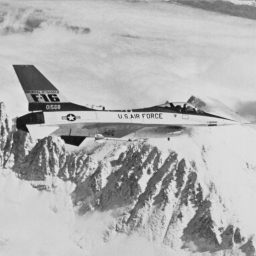
//> input picture Laplacian_Sharpening/Jetplane.bmp, 256 x 256 px
$ ./Laplacian   (built with g++ and OpenCV 4)
//> lines starting //> are read from the running program, lines starting //| are printed output that depends on the picture; after the words box and inside, x2 and y2 are one past the last pixel; in counts of white or black regions, pixels touching at a corner belong together
#define _CRT_SECURE_NO_WARNINGS //必須在include前
#include <cstdio>
#include <math.h>
#include <opencv2/opencv.hpp>
using namespace cv;
using namespace std;

// 畫直方圖Histogram
Mat Draw(Mat& src, int num) {
	Mat dstHist;
	int dims = 1;
	float hranges[] = { 0, 256 }; //範圍 0-255
	const float* ranges = { hranges };   //需要為const類型
	int size = 256;
	int channels = 0;

	// 計算圖像的直方圖
	calcHist(&src, 1, &channels, Mat(), dstHist, dims, &size, &ranges); //cv2.calcHist(影像, 通道, 遮罩, 區間數量, 數值範圍)
	Mat dstImage(size, size, CV_8U, Scalar(255)); // 0為黑色 255白色,scalar()背景亮度

	//找最大值和最小值
	double maxValue = 0;
	double minValue = 0;
	minMaxLoc(dstHist, &minValue, &maxValue, 0, 0); //在cv中用的是cvGetMinMaxHistValue

	//繪製直方圖
	//saturate_cast函數的作用即是:當運算完後，結果為負，則轉為0，結果超出255，則為255
	int htp = saturate_cast<int>(0.9 * size);
	for (int i = 0; i < 256; i++) {
		float binValue = dstHist.at<float>(i); //注意hist中是float類型
		//拉伸到0-max
		int realValue = static_cast<int>(binValue * htp * num / maxValue);
		line(dstImage, Point(i, size - 1), Point(i, 255 - realValue), Scalar(0));
	}
	return dstImage;
}

// 將圖像跟直方圖放在同一視窗
void showImage(Mat src1, Mat src2, String s)
{
	// 建構圖像的大小
	int width = src1.cols + src2.cols;
	int height = max(src1.rows, src2.rows);
	Mat MergeImage = Mat::zeros(Size(width, height), src1.type());
	// 建立圖像ROI:是從圖像中選擇的一個圖像區域，這個區域是你的圖像分析所關注的重點。
	Rect r1(0, 0, src1.cols, src1.rows);
	Rect r2(0, 0, src2.cols, src2.rows);
	r2.x = src1.cols;
	// copy內容
	src1.copyTo(MergeImage(r1));
	src2.copyTo(MergeImage(r2));
	imshow(s, MergeImage);
	//waitKey(0);
}

void Laplacian(Mat src, Mat dst , int mask[3][3])
{
	for (int i = 1; i < src.rows - 1; i++)
	{
		for (int j = 1; j < src.cols - 1; j++)
		{
			//saturate_cast函數的作用即是:當運算完後，結果為負，則轉為0，結果超出255，則為255
			dst.at<uchar>(i, j) = saturate_cast<uchar>(mask[1][1] * src.at<uchar>(i, j) +
				(mask[0][0] * src.at<uchar>(i - 1, j - 1) + mask[1][0] * src.at<uchar>(i, j - 1) + mask[2][0] * src.at<uchar>(i + 1, j - 1) +
					mask[0][1] * src.at<uchar>(i - 1, j) + mask[2][1] * src.at<uchar>(i + 1, j) +
					mask[0][2] * src.at<uchar>(i - 1, j + 1) + mask[1][2] * src.at<uchar>(i, j + 1) + mask[2][2] * src.at<uchar>(i + 1, j + 1)));
			//將算出來的拉普拉斯與原本值相加存回去
			dst.at<uchar>(i, j) = saturate_cast<uchar>(src.at<uchar>(i, j) +  dst.at<uchar>(i, j));
		}
	}
}

//  Laplacian mask 鄰域 ，差值越大凸顯臨邊
int mask1[3][3] = { 0, 1, 0, 1, -4, 1, 0, 1, 0 }; //四臨域，模糊臨邊
int mask2[3][3] = { 0, -1, 0, -1, 4, -1, 0, -1, 0 }; //四臨域，凸顯臨邊，適合Peppers
int mask3[3][3] = { 1, 1, 1, 1, -8, 1, 1, 1, 1 }; //八臨域，全部整個模糊
int mask4[3][3] = { -1, -1, -1, -1, 8, -1, -1, -1, -1 };//八臨域，凸顯臨邊，適合Jetplane && Lake

int main() {
/*************************	Jetplane.bmp	***************************/
	Mat src1 = imread("Jetplane.bmp", -1);
//> src1 is the input picture: 256 rows x 256 cols, CV_8UC1; min 17, max 228, mean 178
	Mat des1 = imread("Jetplane.bmp", -1);
	// 做拉普拉斯銳化
	Laplacian(src1, des1, mask4);
	// 顯示結果
	showImage(src1, Draw(src1, 1), "Jetplane_Original");		// 顯示原圖
//> in Draw, `calcHist(&src, 1, &channels, Mat(), dstHist, dims, &size, &ranges);`: dstHist = 256 values, max 2041 at index 209, min 0 at index 0, mean 256
//> in Draw, `minMaxLoc(dstHist, &minValue, &maxValue, 0, 0);`: maxValue = 2041
//> the loop in Draw, `for (int i = 0; i < 256; i++)` made 256 passes
//> (binValue, realValue) on passes 1 to 3: (0, 0), (0, 0), (0, 0)
//> after the loop in Draw, `for (int i = 0; i < 256; i++)`:
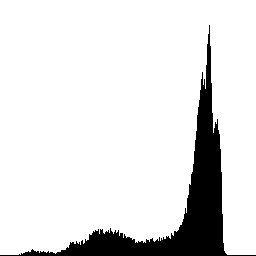
//> dstImage: 256 rows x 256 cols, CV_8UC1; 88.5% white; 1 black region, box (x1, y1, x2, y2) and area: (0, 25, 256, 256) 7536
	showImage(des1, Draw(des1, 1), "Jetplane_Laplacian");// 顯示拉普拉斯結果
//> the loop in Draw (call 2), `for (int i = 0; i < 256; i++)` made 256 passes
//> after the loop in Draw (call 2), `for (int i = 0; i < 256; i++)`: dstImage: 256 rows x 256 cols, CV_8UC1; 96% white; 1 black region, box (x1, y1, x2, y2) and area: (0, 25, 256, 256) 2613

/*************************	Lake.bmp	***************************/
	Mat src2 = imread("Lake.bmp", -1);
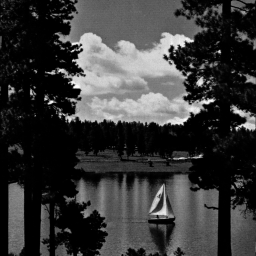
//> input picture Laplacian_Sharpening/Lake.bmp, 256 x 256 px
//> src2 is the input picture: 256 rows x 256 cols, CV_8UC1; min 0, max 254, mean 56.7
	Mat des2 = imread("Lake.bmp", -1);
	// 做拉普拉斯銳化
	Laplacian(src2, des2, mask4);
//> after the loop in Laplacian (call 2), `for (int i = 1; i < src.rows - 1; i++)`:
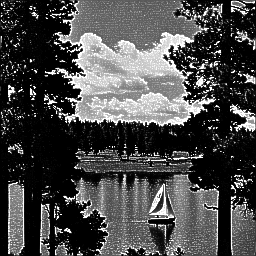
//> dst: 256 rows x 256 cols, CV_8UC1; min 0, max 255, mean 73.5
	// 顯示結果
	showImage(src2, Draw(src2, 5), "Lake_Original");		// 顯示原圖
//> after the loop in Draw (call 3), `for (int i = 0; i < 256; i++)`: dstImage: 256 rows x 256 cols, CV_8UC1; 93.5% white; 1 black region, box (x1, y1, x2, y2) and area: (0, 0, 256, 256) 4291
//> call 3 of showImage, with s = "Lake_Original"
//> in showImage (call 3), `src2.copyTo(MergeImage(r2));`:
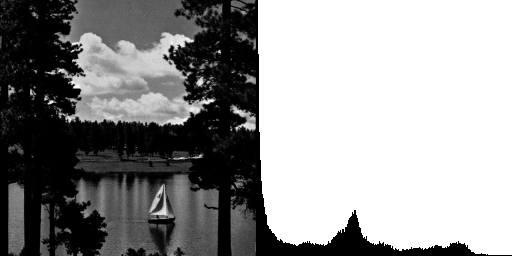
//> MergeImage: 256 rows x 512 cols, CV_8UC1; min 0, max 255, mean 147.5
	showImage(des2, Draw(des2, 5), "Lake_Laplacian");// 顯示拉普拉斯結果
//> after the loop in Draw (call 4), `for (int i = 0; i < 256; i++)`: dstImage: 256 rows x 256 cols, CV_8UC1; 93.3% white; 1 black region, box (x1, y1, x2, y2) and area: (0, 0, 256, 256) 4388

/*************************	Peppers.bmp	***************************/
	Mat src3 = imread("Peppers.bmp", -1);
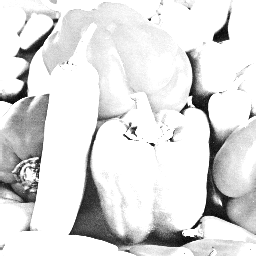
//> input picture Laplacian_Sharpening/Peppers.bmp, 256 x 256 px
//> src3 is the input picture: 256 rows x 256 cols, CV_8UC1; min 3, max 255, mean 222.8
	Mat des3 = imread("Peppers.bmp", -1);
	// 做拉普拉斯銳化
	Laplacian(src3, des3, mask2);
//> after the loop in Laplacian (call 3), `for (int i = 1; i < src.rows - 1; i++)`:
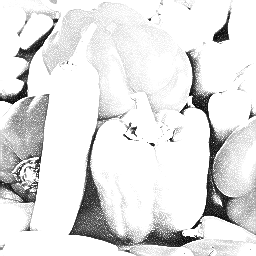
//> dst: 256 rows x 256 cols, CV_8UC1; 18.99% of pixels changed, all inside (x1, y1, x2, y2) = (1, 1, 255, 255)
	// 顯示結果
	showImage(src3, Draw(src3, 15), "Peppers_Original");		// 顯示原圖
//> after the loop in Draw (call 5), `for (int i = 0; i < 256; i++)`: dstImage: 256 rows x 256 cols, CV_8UC1; 95.5% white; black in thin lines or dots
	showImage(des3, Draw(des3, 15), "Peppers_Laplacian");// 顯示拉普拉斯結果
//> after the loop in Draw (call 6), `for (int i = 0; i < 256; i++)`: dstImage: 256 rows x 256 cols, CV_8UC1; 96.5% white; 1 black region, box (x1, y1, x2, y2) and area: (0, 0, 256, 256) 2300
//> in showImage (call 6), `src2.copyTo(MergeImage(r2));`:
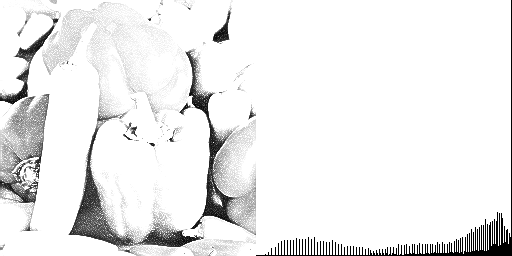
//> MergeImage: 256 rows x 512 cols, CV_8UC1; min 0, max 255, mean 236.4

	waitKey(0);
	return -1;
}
